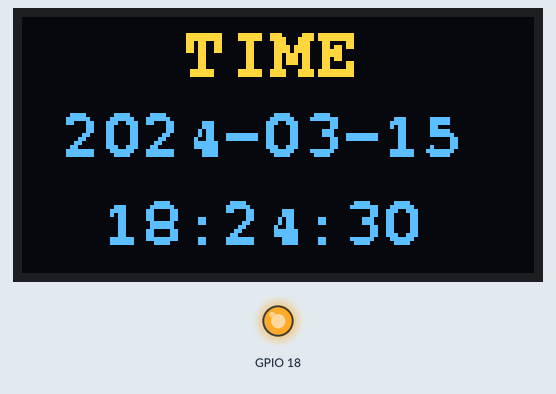
Bench run of a program on a simulated Raspberry Pi (BCM pin numbers). Parts: 128×64 one-colour display, output pins drawn as LEDs (lit = HIGH). The OLED is the two-colour kind (top 16 rows yellow); the clock reads 2024-03-15 10:24:30 at power-on unless the program sets it.

Above: at 2.2 s.
At 6.6 s:
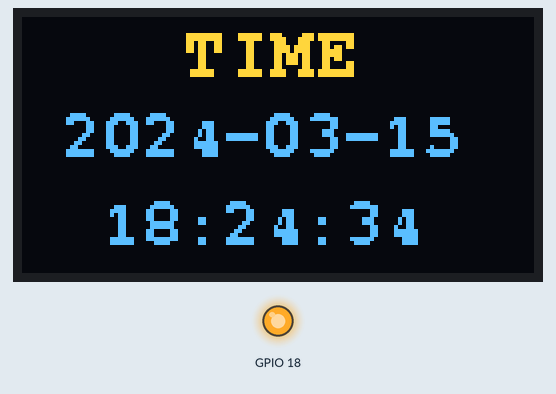
At 11.0 s:
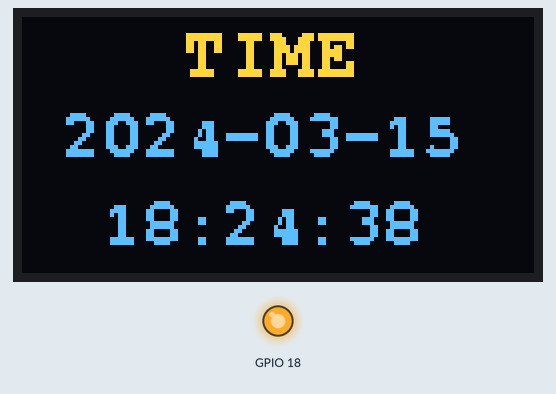
At 19.8 s:
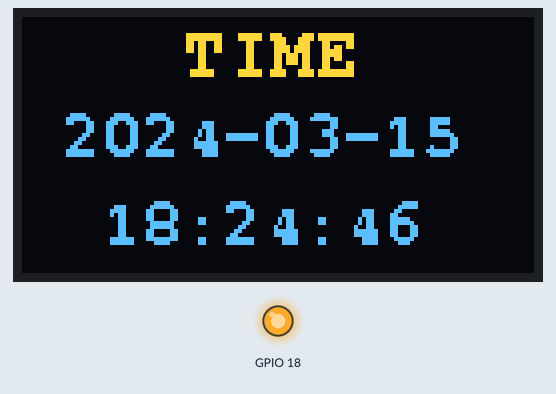
At 28.5 s:
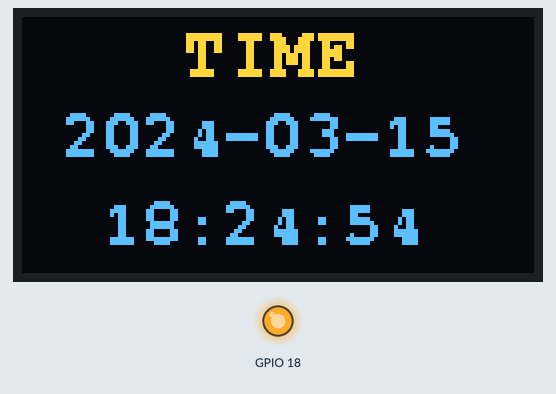
At 38.4 s:
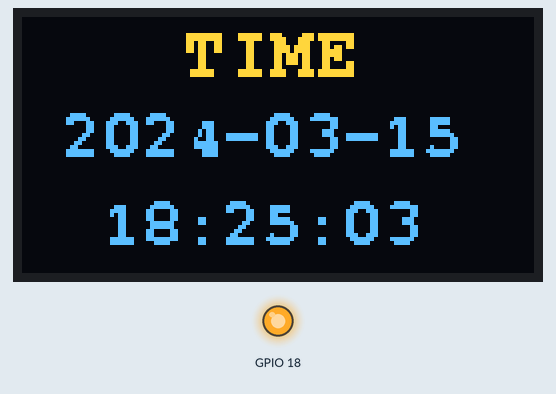

The program:

iic12864.py
```python
# !/usr/bin/env python

import RPi.GPIO as GPIO
import time
import datetime as datetime

from luma.core.interface.serial import i2c, spi
from luma.core.render import canvas
from luma.oled.device import ssd1306, ssd1325, ssd1331, sh1106
from PIL import ImageDraw, Image, ImageFont

GPIO.setmode(GPIO.BCM)
GPIO.setup(18,GPIO.OUT)
GPIO.output(18, GPIO.LOW)

device = sh1106(port=1, address=0x3C)
font = ImageFont.load_default()
fontYear = ImageFont.truetype('/usr/share/fonts/truetype/freefont/FreeMonoBold.ttf', 18)
font2 = ImageFont.truetype('/usr/share/fonts/truetype/freefont/FreeMonoBold.ttf', 16)

def blink():
    GPIO.output(18, GPIO.LOW)
    time.sleep(1)
    GPIO.output(18, GPIO.HIGH)
    time.sleep(1)

def Show(d, fullDt):
    y = fullDt.strftime('%Y-')
    dt = fullDt.strftime('%m-%d')
    tm = fullDt.strftime('%H:%M:%S')
    with canvas(d) as draw:
        draw.text((40, 0), "TIME", font=fontYear, fill=255)
        draw.text((10, 22), y, font=font2, fill=255)
        draw.text((60, 22), dt, font=font2, fill=255)
        draw.text((20, 44), tm, font=font2, fill=255)

def main():
    nowDt = datetime.datetime.now() + datetime.timedelta(hours=8)
    blink()

    while True:
        Show(device, nowDt)
        nowDt = nowDt + datetime.timedelta(seconds=1)
        time.sleep(1)

if __name__ == "__main__":
    main()
```

Measured:
- what the display in image 0 shows lasts 1.1 s, from 2.2 s to 3.3 s
